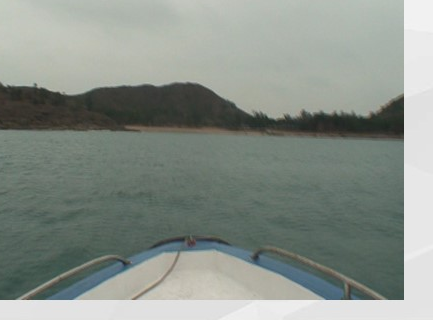
#> input picture Principles and Applications of Pattern Recognition/作业/线性支持向量机/demo_boat.png, 433 x 320 px
$ python a_svm_segmentation.py --image demo_boat.png
#> lines starting #> are read from the running program, lines starting #| are printed output that depends on the picture; after the words box and inside, x2 and y2 are one past the last pixel; in counts of white or black regions, pixels touching at a corner belong together
### Principles and Applications of Pattern Recognition/作业/线性支持向量机/common.py
"""公共工具：图片读取、特征构造、伪标签、水天线提取、结果保存与评估指标。

五个作业脚本（a~e）共用本模块；每个脚本都是独立可运行的入口。
"""
from __future__ import annotations

import json
from pathlib import Path

import numpy as np
from PIL import Image, ImageDraw

HERE = Path(__file__).resolve().parent
OUT = HERE / "results"
OUT.mkdir(parents=True, exist_ok=True)

IMAGE_EXTS = (".jpg", ".jpeg", ".png", ".bmp", ".tif", ".tiff")


# ---------------------------------------------------------------- 图片与特征
def find_image(explicit: str | None = None) -> Path:
    """按优先级找图片：显式路径 > image.jpg/png > 目录内其它图片 > demo_boat.png。"""
    if explicit:
        p = Path(explicit)
        if not p.is_file():
            raise FileNotFoundError(f"图片不存在: {explicit}")
        return p
    for name in ("image.jpg", "image.png", "image.jpeg", "boat.jpg", "boat.png"):
        p = HERE / name
        if p.is_file():
            return p
    candidates = []
    for ext in IMAGE_EXTS:
        candidates += [p for p in HERE.glob(f"*{ext}") if not p.name.startswith("demo_")]
    if candidates:
        return sorted(candidates)[0]
    demo = HERE / "demo_boat.png"
    if demo.is_file():
        return demo
    raise FileNotFoundError(
        "未找到图片：请把作业给定图片放到本目录并命名 image.jpg（或运行时加 --image 路径）")


def load_image(explicit: str | None = None, max_width: int = 480):
    """读图 -> (RGB 归一化 float 数组 HxWx3, 路径, 原始尺寸)。"""
    path = find_image(explicit)
    im = Image.open(path).convert("RGB")
    original = im.size
    if im.width > max_width:
        h = max(1, round(im.height * max_width / im.width))
        im = im.resize((max_width, h), Image.BILINEAR)
    return np.asarray(im, dtype=np.float64) / 255.0, path, original


def pixel_features(img: np.ndarray) -> np.ndarray:
    """每个像素的颜色特征（RGB，0~1），形状 (N, 3)。"""
    return img.reshape(-1, 3)


def pseudo_labels(img: np.ndarray, sky_frac: float = 0.20,
                  water_start: float = 0.45, water_end: float = 0.85):
    """用空间先验生成训练伪标签：上部天空=+1，中部水面=-1，其余（含船体/前景）忽略(0)。

    默认参数对应本作业图片结构：天空约占上部 20%，水面约占 45%~85%，
    最下方 15% 常被船体等前景占据，若标为水面会引入大量噪声，故排除。
    """
    h, w, _ = img.shape
    labels = np.zeros((h, w), dtype=np.int8)
    labels[: max(1, int(h * sky_frac))] = 1
    labels[int(h * water_start): int(h * water_end)] = -1
    return labels


def stratified_sample(labels2d: np.ndarray, max_per_class: int = 400, seed: int = 0):
    """分层抽样训练集，返回 (X, y, 索引)。"""
    flat = labels2d.ravel()
    rng = np.random.default_rng(seed)
    sky = rng.permutation(np.flatnonzero(flat == 1))
    water = rng.permutation(np.flatnonzero(flat == -1))
    idx = np.concatenate([sky[:max_per_class], water[:max_per_class]])
    rng.shuffle(idx)
    y = flat[idx].astype(np.float64)
    return idx, y


# ---------------------------------------------------------------- 水天线提取
def labels_to_map(pred: np.ndarray, shape) -> np.ndarray:
    return pred.reshape(shape[:2])


def waterline_from_labels(label_map: np.ndarray, min_run: int = 3):
    """逐列找“由天空转为水面”的行号，返回 (列号数组, 行号数组)，缺失列略过。"""
    h, w = label_map.shape
    xs, ys = [], []
    for c in range(w):
        col = label_map[:, c]
        starts = np.flatnonzero(col == -1)
        for r in starts:
            if r + min_run <= h and np.all(col[r: r + min_run] == -1):
                xs.append(c)
                ys.append(float(r))
                break
    return np.asarray(xs), np.asarray(ys)


def median_smooth(values: np.ndarray, width: int = 9) -> np.ndarray:
    """一维中值平滑（处理 NaN：忽略）。"""
    out = values.copy()
    half = max(1, width // 2)
    for i in range(len(values)):
        seg = values[max(0, i - half): min(len(values), i + half + 1)]
        seg = seg[~np.isnan(seg)]
        if seg.size:
            out[i] = np.median(seg)
    return out


def fit_robust_line(xs: np.ndarray, ys: np.ndarray, rounds: int = 3):
    """鲁棒直线拟合 y = a*x + b，返回 (a, b, 内点率, 残差标准差)。"""
    mask = ~np.isnan(xs) & ~np.isnan(ys)
    x, y = xs[mask], ys[mask]
    if x.size < 2:
        return 0.0, float(np.nanmean(ys)), 0.0, float("nan")
    keep = np.ones_like(x, dtype=bool)
    a, b = 0.0, float(np.mean(y))
    for _ in range(rounds):
        A = np.vstack([x[keep], np.ones(keep.sum())]).T
        coef, *_ = np.linalg.lstsq(A, y[keep], rcond=None)
        a, b = float(coef[0]), float(coef[1])
        resid = y - (a * x + b)
        sigma = max(1.0, 2.5 * float(np.std(resid[keep])))
        keep = np.abs(resid) <= sigma
        if keep.sum() < 2:
            break
    resid = y - (a * x + b)
    inlier_ratio = float(np.mean(np.abs(resid) <= max(2.0, 2.5 * np.std(resid[~np.isnan(resid)]))))
    return a, b, inlier_ratio, float(np.std(resid))


# ---------------------------------------------------------------- 结果保存
def save_segmentation(img: np.ndarray, label_map: np.ndarray, name: str,
                      boundary=None, fitted=None):
    """保存分割叠加图：天空浅蓝 / 水面深蓝 / 水天线红 / 拟合线黄。"""
    h, w, _ = img.shape
    overlay = img.copy()
    sky = label_map == 1
    water = label_map == -1
    overlay[sky] = overlay[sky] * 0.35 + np.array([0.55, 0.78, 1.0]) * 0.65
    overlay[water] = overlay[water] * 0.35 + np.array([0.10, 0.35, 0.85]) * 0.65
    out = Image.fromarray(np.clip(overlay * 255, 0, 255).astype(np.uint8))
    draw = ImageDraw.Draw(out)
    if boundary is not None:
        xs, ys = boundary
        for i in range(len(xs) - 1):
            if abs(int(xs[i + 1]) - int(xs[i])) <= 2:
                draw.line([(int(xs[i]), int(ys[i])), (int(xs[i + 1]), int(ys[i + 1]))],
                          fill=(255, 60, 60), width=2)
    if fitted is not None:
        a, b = fitted
        draw.line([(0, int(b)), (w - 1, int(a * (w - 1) + b))], fill=(255, 220, 40), width=2)
    out.save(OUT / f"{name}_segmentation.png")
    return OUT / f"{name}_segmentation.png"


def save_plot(fig, name: str):
    path = OUT / f"{name}.png"
    fig.savefig(path, dpi=150, bbox_inches="tight")
    return path


def save_metrics(metrics: dict, name: str):
    path = OUT / f"{name}.json"
    with open(path, "w", encoding="utf-8") as f:
        json.dump(metrics, f, ensure_ascii=False, indent=2)
    return path


# ---------------------------------------------------------------- 评估指标
def classification_metrics(y_true: np.ndarray, y_pred: np.ndarray) -> dict:
    """以“水面(-1)”为正类计算 P/R/F1，并给出整体准确率。"""
    y_true = np.asarray(y_true).astype(int)
    y_pred = np.asarray(y_pred).astype(int)
    tp = int(np.sum((y_true == -1) & (y_pred == -1)))
    fp = int(np.sum((y_true != -1) & (y_pred == -1)))
    fn = int(np.sum((y_true == -1) & (y_pred != -1)))
    tn = int(np.sum((y_true != -1) & (y_pred != -1)))
    precision = tp / (tp + fp) if tp + fp else 0.0
    recall = tp / (tp + fn) if tp + fn else 0.0
    f1 = 2 * precision * recall / (precision + recall) if precision + recall else 0.0
    acc = (tp + tn) / max(1, tp + tn + fp + fn)
    return {"accuracy": round(acc, 4), "precision": round(precision, 4),
            "recall": round(recall, 4), "f1": round(f1, 4),
            "tp": tp, "fp": fp, "fn": fn, "tn": tn}


# [33 lines left out: functions boundary_error, gradient_waterline_reference, not called in this run]

### Principles and Applications of Pattern Recognition/作业/线性支持向量机/svm.py
"""线性支持向量机：原空间解法 + 对偶空间解法（均为从零实现，不依赖 sklearn）。

样本约定：X 形状 (n, d)，标签 y ∈ {+1, -1}。
"""
from __future__ import annotations

import numpy as np


class LinearSVMPrimal:
    """原空间法：直接对 hinge 损失 + L2 正则做（批量）次梯度下降。

    目标函数：
        min_{w,b}  0.5 * ||w||^2 + C * Σ_i max(0, 1 - y_i (w·x_i + b))
    次梯度：
        ∂/∂w = w - C Σ_{margin<1} y_i x_i
        ∂/∂b =   - C Σ_{margin<1} y_i
    """

    # [36 lines left out: functions __init__, fit, not called in this run]

    def decision_function(self, X: np.ndarray) -> np.ndarray:
        return np.asarray(X, dtype=np.float64) @ self.w + self.b

    def predict(self, X: np.ndarray) -> np.ndarray:
        return np.where(self.decision_function(X) >= 0, 1, -1)

    # [6 lines left out: function objective, not called in this run]

    def n_support_vectors(self, X: np.ndarray, y: np.ndarray, tol: float = 1e-3) -> int:
        margins = y * self.decision_function(X)
        return int(np.sum(margins <= 1.0 + tol))


class LinearSVMDualSMO:
    """对偶空间法：求解

        max_α  Σ α_i - 0.5 ΣΣ α_i α_j y_i y_j (x_i·x_j)
        s.t.   0 ≤ α_i ≤ C,  Σ α_i y_i = 0

    使用简化 SMO（序列最小优化，逐对更新 α_i, α_j），线性核下维护 w = Σ α_i y_i x_i。
    """

    def __init__(self, C: float = 1.0, tol: float = 1e-3, max_passes: int = 12, seed: int = 0):
        self.C = float(C)
        self.tol = float(tol)
        self.max_passes = int(max_passes)
        self.seed = int(seed)
        self.alpha = None
        self.w = None
        self.b = 0.0

    def fit(self, X: np.ndarray, y: np.ndarray):
        X = np.asarray(X, dtype=np.float64)
        y = np.asarray(y, dtype=np.float64)
        n, d = X.shape
        rng = np.random.default_rng(self.seed)
        alpha = np.zeros(n)
        w = np.zeros(d)
        b = 0.0
        K = X @ X.T  # 线性核矩阵（n 较小，直接缓存）
        passes = 0
        while passes < self.max_passes:
            num_changed = 0
            for i in rng.permutation(n):
                Ei = X[i] @ w + b - y[i]
                ai = alpha[i]
                yEi = y[i] * Ei
                if not ((yEi < -self.tol and ai < self.C - 1e-9) or
                        (yEi > self.tol and ai > 1e-9)):
                    continue
                E = X @ w + b - y
                # 可行配对：异类且 α_j<C（可同增），或同类且 α_i+α_j>0（可互相转移）
                feasible = (((y != y[i]) & (alpha < self.C - 1e-9)) |
                            ((y == y[i]) & (alpha + ai > 1e-9)))
                feasible[i] = False
                if not feasible.any():
                    continue
                # 优先选择“朝相反方向违反 KKT”的样本，其次在全部可行样本中选
                if yEi < -self.tol:
                    cand = feasible & (y * E > self.tol)
                else:
                    cand = feasible & (y * E < -self.tol)
                if not cand.any():
                    cand = feasible
                diffs = np.abs(E - Ei)
                diffs[~cand] = -np.inf
                j = int(np.argmax(diffs))
                if j == i:
                    continue
                Ej = E[j]
                aj = alpha[j]
                xi, xj = X[i], X[j]
                Kii, Kjj, Kij = K[i, i], K[j, j], K[i, j]
                eta = 2.0 * Kij - Kii - Kjj
                if eta >= 0:
                    continue
                aj_new = aj - y[j] * (Ei - Ej) / eta
                if y[i] != y[j]:
                    L = max(0.0, aj - ai)
                    H = min(self.C, self.C + aj - ai)
                else:
                    L = max(0.0, aj + ai - self.C)
                    H = min(self.C, aj + ai)
                if H <= L:
                    continue
                aj_new = float(np.clip(aj_new, L, H))
                if abs(aj_new - aj) < 1e-10:
                    continue
                ai_new = ai + y[i] * y[j] * (aj - aj_new)
                w += (ai_new - ai) * y[i] * xi + (aj_new - aj) * y[j] * xj
                b1 = b - Ei - y[i] * (ai_new - ai) * Kii - y[j] * (aj_new - aj) * Kij
                b2 = b - Ej - y[i] * (ai_new - ai) * Kij - y[j] * (aj_new - aj) * Kjj
                if 0 < ai_new < self.C:
                    b = b1
                elif 0 < aj_new < self.C:
                    b = b2
                else:
                    b = 0.5 * (b1 + b2)
                alpha[i], alpha[j] = ai_new, aj_new
                num_changed += 1
            passes = 0 if num_changed else passes + 1
        self.alpha = alpha
        self.w = w
        self.b = float(b)
        return self

    def decision_function(self, X: np.ndarray) -> np.ndarray:
        return np.asarray(X, dtype=np.float64) @ self.w + self.b

    def predict(self, X: np.ndarray) -> np.ndarray:
        return np.where(self.decision_function(X) >= 0, 1, -1)

    def dual_objective(self) -> float:
        return float(self.alpha.sum() - 0.5 * self.w @ self.w)

    def n_support_vectors(self) -> int:
        return int(np.sum(self.alpha > 1e-6))

    def support_ratio(self) -> float:
        return float(np.mean(self.alpha > 1e-6)) if self.alpha is not None else 0.0


def train_primal(X, y, C=1.0, epochs=3000, lr=0.5, lr_decay=0.5, seed=0) -> LinearSVMPrimal:
    return LinearSVMPrimal(C=C, lr=lr, epochs=epochs, lr_decay=lr_decay, seed=seed).fit(X, y)


def train_dual(X, y, C=1.0, tol=1e-3, max_passes=12, seed=0) -> LinearSVMDualSMO:
    return LinearSVMDualSMO(C=C, tol=tol, max_passes=max_passes, seed=seed).fit(X, y)

### Principles and Applications of Pattern Recognition/作业/线性支持向量机/a_svm_segmentation.py
"""作业 a：自主设计的线性 SVM（简化 SMO 对偶解法）→ 水天分割 + 水天线检测。

运行：
    py -3.12 a_svm_segmentation.py
    py -3.12 a_svm_segmentation.py --image image.jpg --C 1.0
输出：
    results/a_svm_segmentation.png   分割叠加 + 逐列水天线(红) + 鲁棒拟合线(黄)
    results/a_waterline_scatter.png  逐列边界散点与拟合直线
    results/a_waterline.npz          逐列边界坐标（供 e 脚本评估）
    results/a_metrics.json           指标
"""
from __future__ import annotations

import argparse
import sys
import time
from pathlib import Path

import numpy as np

import matplotlib
matplotlib.use("Agg")
import matplotlib.pyplot as plt

sys.path.insert(0, str(Path(__file__).resolve().parent))

from common import (OUT, boundary_error, classification_metrics, fit_robust_line,
                    labels_to_map, load_image, median_smooth, pixel_features,
                    pseudo_labels, save_metrics, save_plot, save_segmentation,
                    stratified_sample, waterline_from_labels)
from svm import train_dual

plt.rcParams["font.sans-serif"] = ["Microsoft YaHei", "SimHei", "DejaVu Sans"]
plt.rcParams["axes.unicode_minus"] = False


def main() -> int:
    ap = argparse.ArgumentParser(description="a: 自设计 SVM 水天分割与水天线检测")
    ap.add_argument("--image", default=None, help="图片路径（默认自动查找 image.jpg / demo_boat.png）")
    ap.add_argument("--C", type=float, default=1.0, help="正则化参数 C")
    ap.add_argument("--max-per-class", type=int, default=400, help="每类训练样本上限")
    ap.add_argument("--seed", type=int, default=0)
    args = ap.parse_args()

    img, path, original = load_image(args.image)
#> in load_image, im is the input picture: PIL image 433x320 RGB; mean R, G, B 136.2, 144, 137
#> original = (433, 320)
    h, w, _ = img.shape
    print(f"[a] 图片: {path.name}  原尺寸 {original}  处理尺寸 {w}x{h}")
#| [a] 图片: demo_boat.png  原尺寸 (433, 320)  处理尺寸 433x320

    X_all = pixel_features(img)
    lab = pseudo_labels(img)
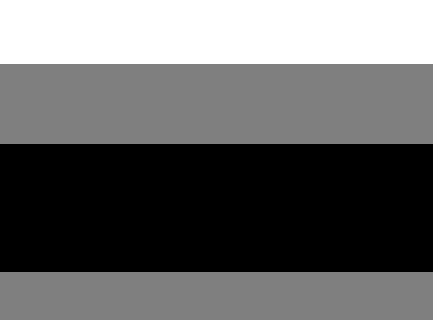
#> lab: shape (320, 433) int8; min -1, max 1, mean -0.2; drawn with min black and max white
    valid = lab.ravel() != 0

    idx, y_tr = stratified_sample(lab, args.max_per_class, args.seed)
#> in stratified_sample, `idx = np.concatenate([sky[:max_per_class], water[:max_per_class]])`: idx = 800 values, max 117510 at index 536, min 2 at index 66, mean 51689.8
#> in stratified_sample, `y = flat[idx].astype(np.float64)`: y = 800 values, max 1 at index 1, min -1 at index 0, mean 0
#> idx = 800 values, max 117510 at index 138, min 2 at index 707, mean 51689.8; y_tr has the same summary as y in stratified_sample
    X_tr = X_all[idx]
#> X_tr = 800 rows, first 8: [0.447, 0.498, 0.463], [0.671, 0.69, 0.663], [0.42, 0.463, 0.431], [0.671, 0.698, 0.667], [0.404, 0.471, 0.439], [0.329, 0.38, 0.353], [0.906, 0.906, 0.906], [0.714, 0.737, 0.698]
    print(f"[a] 训练样本 {len(y_tr)}（每类约 {args.max_per_class}）")
#| [a] 训练样本 800（每类约 400）

    t0 = time.time()
    model = train_dual(X_tr, y_tr, C=args.C, seed=args.seed)
#> in fit, `X = np.asarray(X, dtype=np.float64)`: X has the same summary as X_tr in main
#> in fit, `K = X @ X.T`:
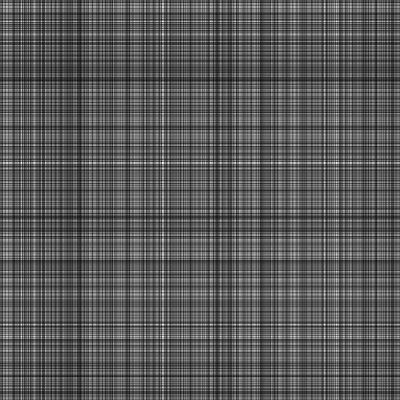
#> K: shape (800, 800) float64 (shown at 1/2 size); min 0.135, max 2.72, mean 1.05; drawn with min black and max white
#> after the loop in fit, `while passes < self.max_passes:`: alpha = 800 values, max 1 at index 0, min 0 at index 1, mean 0.188; w = [2.02, 2.65, 1.68]
#> in fit, `self.alpha = alpha`: self.alpha has the same summary as alpha
    train_time = time.time() - t0

    pred = model.predict(X_all)
    label_map = labels_to_map(pred, (h, w))
#> in labels_to_map, `return pred.reshape(shape[:2])`:
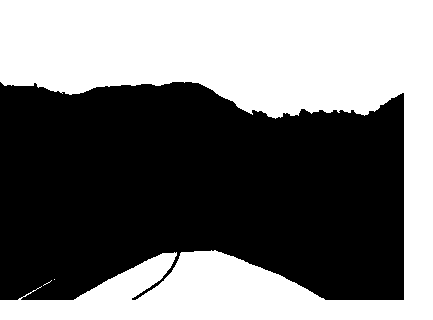
#> returned value: shape (320, 433) int64; values -1 (black) and 1 (white), 46.4% white; 3 white regions (2 under 20 px), largest, box (x1, y1, x2, y2) and area: (0, 0, 433, 320) 64249
    xs, ys = waterline_from_labels(label_map, min_run=3)
#> after the loop in waterline_from_labels, `for c in range(w):`: xs = 404 values from 0 to 403; ys = 404 values, max 119 at index 275, min 82 at index 0, mean 97.31
#> xs = 404 values from 0 to 403
    ys_smooth = median_smooth(ys.astype(float), 9)
#> in median_smooth, `out = values.copy()`: out has the same summary as ys in waterline_from_labels
#> the loop in median_smooth, `for i in range(len(values)):` made 404 passes
#> seg on passes 1 to 3: [82, 83, 84, 85, 86], [82, 83, 84, 85, 86, 86], [82, 83, 84, 85, 86, 86, 86]
#> after the loop in median_smooth, `for i in range(len(values)):`: out = 404 values, max 118 at index 272, min 82 at index 172, mean 97.35
#> ys_smooth has the same summary as out in median_smooth
    a_fit, b_fit, inlier, resid_std = fit_robust_line(xs, ys_smooth)
#> in fit_robust_line, `x, y = xs[mask], ys[mask]`: x = 404 values from 0 to 403; y has the same summary as out in median_smooth
#> in fit_robust_line, `a, b = 0.0, float(np.mean(y))`: a = 0; b = 97.35
#> in fit_robust_line, `resid = y - (a * x + b)`: resid = 404 values, max 15.02 at index 272, min -19.45 at index 403, mean -5.37e-14
#> in fit_robust_line, `inlier_ratio = float(np.mean(np.abs(resid) <= max(2.0, 2.5 * np.std(re..`: inlier_ratio = 1
#> a_fit = 0.0799; b_fit = 81.26; inlier = 1; resid_std = 8.15

    metrics = {
        "script": "a_svm_segmentation",
        "image": str(path),
        "image_size_processed": [w, h],
        "C": args.C,
        "train_samples": int(len(y_tr)),
        "train_time_s": round(train_time, 3),
        "n_support_vectors": model.n_support_vectors(),
        "support_ratio": round(model.support_ratio(), 4),
        "dual_objective": round(model.dual_objective(), 6),
        "w": [round(float(v), 6) for v in model.w],
        "b": round(float(model.b), 6),
        "segmentation": classification_metrics(lab.ravel()[valid], pred[valid]),
        "waterline_columns": int(len(xs)),
        "waterline_coverage": round(float(len(xs) / w), 4),
        "line_fit": {"slope": round(a_fit, 5), "intercept": round(b_fit, 2),
                     "inlier_ratio": round(inlier, 4),
                     "residual_std_px": round(resid_std, 3)},
    }
#> in classification_metrics, `tp = int(np.sum((y_true == -1) & (y_pred == -1)))`: tp = 49720
#> in classification_metrics, `fp = int(np.sum((y_true != -1) & (y_pred == -1)))`: fp = 0
#> in classification_metrics, `fn = int(np.sum((y_true == -1) & (y_pred != -1)))`: fn = 5704
#> in classification_metrics, `tn = int(np.sum((y_true != -1) & (y_pred != -1)))`: tn = 27712
#> in classification_metrics, `precision = tp / (tp + fp) if tp + fp else 0.0`: precision = 1
#> in classification_metrics, `recall = tp / (tp + fn) if tp + fn else 0.0`: recall = 0.897
#> in classification_metrics, `f1 = 2 * precision * recall / (precision + recall) if precision + reca..`: f1 = 0.946
#> in classification_metrics, `acc = (tp + tn) / max(1, tp + tn + fp + fn)`: acc = 0.931

    save_segmentation(img, label_map, "a_svm", (xs, ys_smooth), (a_fit, b_fit))
#> in save_segmentation, `overlay[sky] = overlay[sky] * 0.35 + np.array([0.55, 0.78, 1.0]) * 0.65`:
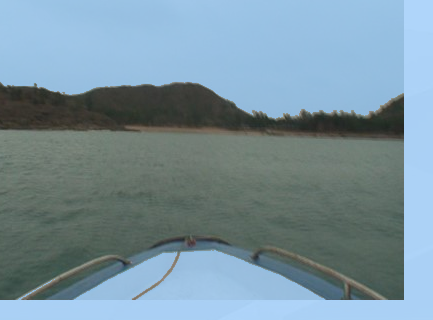
#> overlay: shape (320, 433, 3) float64; mean of channels 0, 1, 2 0.474, 0.57, 0.617; drawn as R, G, B
#> in save_segmentation, `overlay[water] = overlay[water] * 0.35 + np.array([0.10, 0.35, 0.85]) ..`:
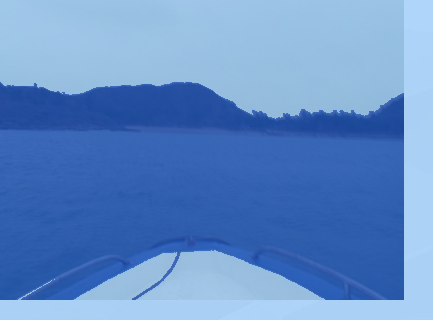
#> overlay: shape (320, 433, 3) float64; mean of channels 0, 1, 2 0.388, 0.555, 0.786; drawn as R, G, B
#> in save_segmentation, `xs, ys = boundary`: xs = 404 values from 0 to 403; ys has the same summary as out in median_smooth
#> in save_segmentation, `out.save(OUT / f"{name}_segmentation.png")`:
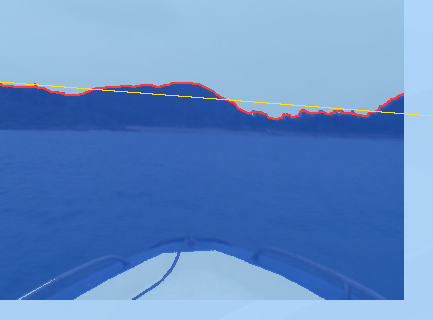
#> saved as a_svm_segmentation.png: PIL image 433x320 RGB; mean R, G, B 100.1, 140.9, 198.6

    fig, ax = plt.subplots(figsize=(7, 3.2))
    ax.scatter(xs, ys, s=6, c="#d62728", label="逐列水天线")
    xg = np.linspace(0, w - 1, 100)
    ax.plot(xg, a_fit * xg + b_fit, c="#f2b705", lw=2,
            label=f"鲁棒拟合 y={a_fit:.3f}x+{b_fit:.1f}")
    ax.set_xlabel("列坐标 x")
    ax.set_ylabel("水天线行坐标 y")
    ax.set_title("a：逐列水天线与鲁棒直线拟合")
    ax.invert_yaxis()
    ax.legend(fontsize=8)
    save_plot(fig, "a_waterline_scatter")
#> in save_plot, `fig.savefig(path, dpi=150, bbox_inches="tight")`:
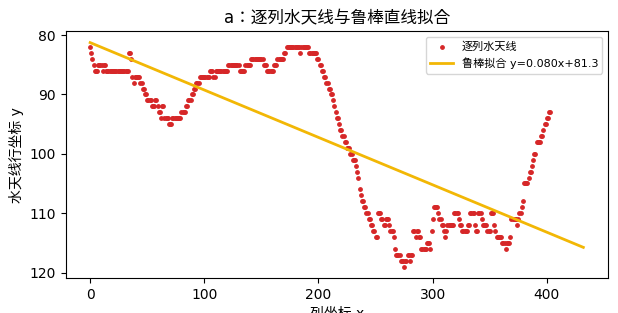
#> figure drawn by matplotlib, 1 panel; curve peaks at x = 432, y = 115.8
    plt.close(fig)

    np.savez(OUT / "a_waterline.npz", xs=xs, ys=ys_smooth)
    np.save(OUT / "a_label_map.npy", label_map)
    metrics_path = save_metrics(metrics, "a_metrics")

    print("[a] 分割指标（相对空间先验伪标签）:", metrics["segmentation"])
#| [a] 分割指标（相对空间先验伪标签）: {'accuracy': 0.9314, 'precision': 1.0, 'recall': 0.8971, 'f1': 0.9458, 'tp': 49720, 'fp': 0, 'fn': 5704, 'tn': 27712}
    print(f"[a] 支持向量 {metrics['n_support_vectors']} 个（占比 {metrics['support_ratio']:.1%}）"
          f"，训练 {train_time:.2f}s")
#| [a] 支持向量 151 个（占比 18.9%），训练 0.19s
    print(f"[a] 水天线覆盖 {metrics['waterline_columns']}/{w} 列，"
          f"拟合 y={a_fit:.4f}x+{b_fit:.2f}，内点率 {inlier:.1%}，残差 {resid_std:.2f}px")
#| [a] 水天线覆盖 404/433 列，拟合 y=0.0799x+81.26，内点率 100.0%，残差 8.15px
    print(f"[a] 结果已保存到: {OUT}")
    print(f"[a] 指标文件: {metrics_path}")
#| [a] 指标文件: Principles and Applications of Pattern Recognition/作业/线性支持向量机/results/a_metrics.json
    return 0


if __name__ == "__main__":
    raise SystemExit(main())
#> (the program exits here)
